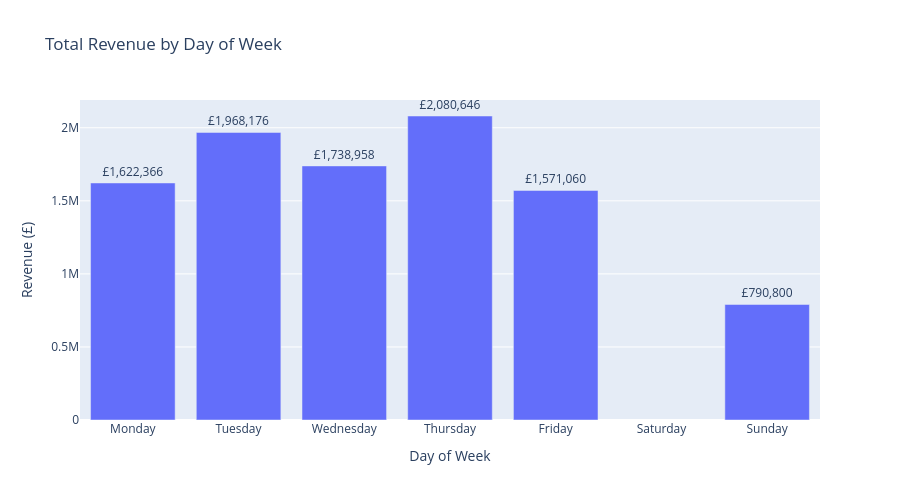

Notebook code cell kept with this figure:
### Code cell
#Time-series Analysis
#Sales by day of the week
df_final['DayOfWeek'] = df_final['InvoiceDate'].dt.day_name()

day_order = ['Monday', 'Tuesday', 'Wednesday', 'Thursday', 'Friday', 'Saturday', 'Sunday']

revenue_by_day = (
    df_final[df_final['IsProduct']]
    .groupby('DayOfWeek')['Revenue'].sum()
    .reindex(day_order)
    .reset_index()
)

fig = px.bar(revenue_by_day, x='DayOfWeek', y='Revenue', text='Revenue',
             title='Total Revenue by Day of Week')
fig.update_traces(texttemplate='£%{text:,.0f}', textposition='outside')
fig.update_layout(xaxis_title='Day of Week', yaxis_title='Revenue (£)', height=500)
fig.show()

### Figure 1 — Plotly figure (JSON) as saved in the notebook; plotly's stock layout.template omitted (floating-point values rounded to 4 significant figures)
{"data": [{"hovertemplate": "DayOfWeek=%{x}<br>Revenue=%{text}<extra></extra>", "legendgroup": "", "marker": {"color": "#636efa", "pattern": {"shape": ""}}, "name": "", "orientation": "v", "showlegend": false, "text": [1622000.0, 1968000.0, 1739000.0, 2081000.0, 1571000.0, NaN, 790800.0], "textposition": "outside", "texttemplate": "£%{text:,.0f}", "type": "bar", "x": ["Monday", "Tuesday", "Wednesday", "Thursday", "Friday", "Saturday", "Sunday"], "xaxis": "x", "y": [1622000.0, 1968000.0, 1739000.0, 2081000.0, 1571000.0, NaN, 790800.0], "yaxis": "y"}], "layout": {"barmode": "relative", "height": 500, "legend": {"tracegroupgap": 0}, "title": {"text": "Total Revenue by Day of Week"}, "xaxis": {"anchor": "y", "domain": [0, 1], "title": {"text": "Day of Week"}}, "yaxis": {"anchor": "x", "domain": [0, 1], "title": {"text": "Revenue (£)"}}}}
